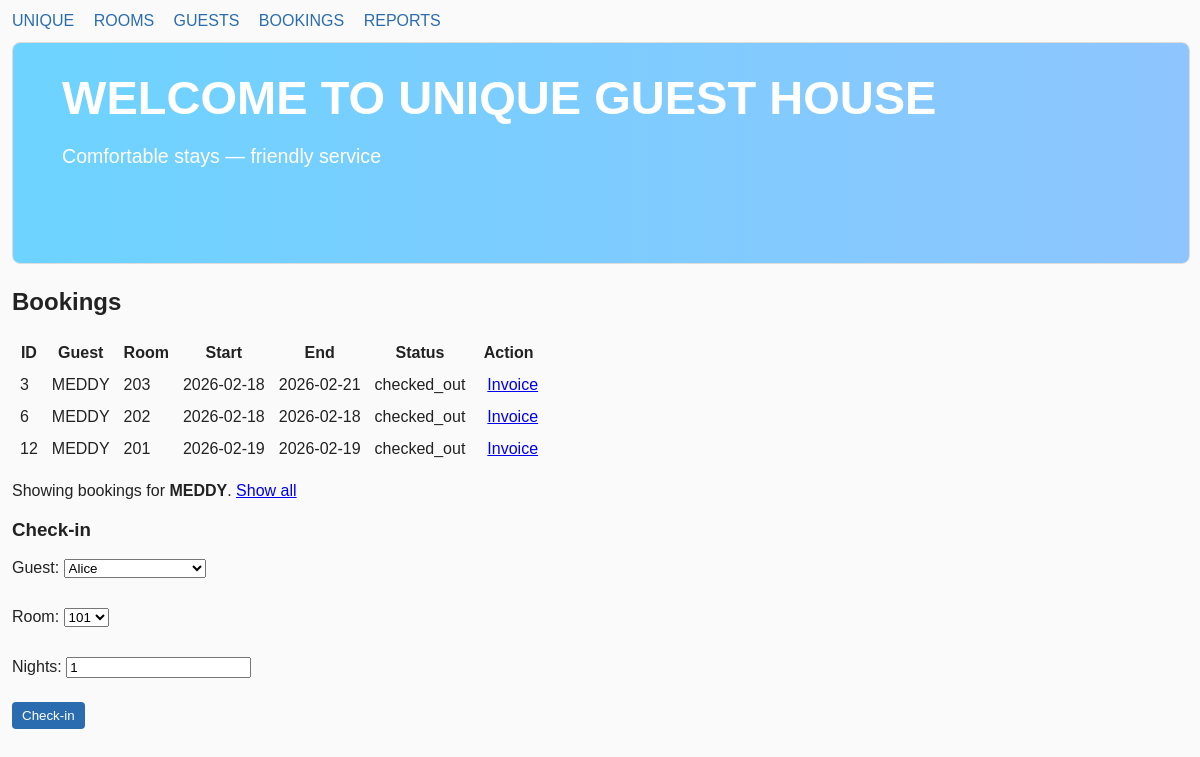
The app's page /bookings?guest_id=4 with its own data.
### tables this page shows
CREATE TABLE bookings (
        id INTEGER PRIMARY KEY,
        guest_id INTEGER,
        room_id INTEGER,
        start_date TEXT,
        end_date TEXT,
        status TEXT,
        FOREIGN KEY(guest_id) REFERENCES guests(id),
        FOREIGN KEY(room_id) REFERENCES rooms(id)
    );

CREATE TABLE "guests" (id INTEGER PRIMARY KEY, name TEXT, phone TEXT, nin_number TEXT);

CREATE TABLE rooms (
        id INTEGER PRIMARY KEY,
        number TEXT UNIQUE,
        type TEXT,
        price REAL,
        available INTEGER DEFAULT 1
    );

### web_app.py (the view, shortened to what this page needs)
@app.route('/bookings', methods=['GET', 'POST'])
def bookings():
    conn = get_conn()
    cur = conn.cursor()
    guest_id = request.args.get('guest_id')
    guest_name = None
    if guest_id:
        try:
            gid = int(guest_id)
            cur.execute("SELECT name FROM guests WHERE id=?", (gid,))
            row = cur.fetchone()
            guest_name = row[0] if row else None
            cur.execute("SELECT b.id, g.name, r.number, b.start_date, b.end_date, b.status FROM bookings b JOIN guests g ON b.guest_id=g.id JOIN rooms r ON b.room_id=r.id WHERE b.guest_id=? ORDER BY b.id", (gid,))
        except Exception:
            cur.execute("SELECT b.id, g.name, r.number, b.start_date, b.end_date, b.status FROM bookings b JOIN guests g ON b.guest_id=g.id JOIN rooms r ON b.room_id=r.id ORDER BY b.id")
    else:
        cur.execute("SELECT b.id, g.name, r.number, b.start_date, b.end_date, b.status FROM bookings b JOIN guests g ON b.guest_id=g.id JOIN rooms r ON b.room_id=r.id ORDER BY b.id")
    bookings = cur.fetchall()
    cur.execute('SELECT id, name FROM guests ORDER BY id')
    guests = cur.fetchall()
    cur.execute('SELECT id, number FROM rooms WHERE available=1 ORDER BY number')
    rooms = cur.fetchall()
    conn.close()
    return render_template('bookings.html', bookings=bookings, guests=guests, rooms=rooms, guest_filter=guest_id, guest_name=guest_name)

### web_app.py (called while the page is built)
def get_conn():
    return sqlite3.connect(DB_PATH)

### templates/bookings.html (shortened to what this page needs)
{% extends 'base.html' %}
{% block content %}
  <h2>Bookings</h2>
  <table border="0" cellpadding="6">
    <tr><th>ID</th><th>Guest</th><th>Room</th><th>Start</th><th>End</th><th>Status</th><th>Action</th></tr>
    {% for b in bookings %}
      <tr>
        <td>{{b[0]}}</td>
        <td>{{b[1]}}</td>
        <td>{{b[2]}}</td>
        <td>{{b[3]}}</td>
        <td>{{b[4]}}</td>
        <td>{{b[5]}}</td>
        <td>
          <a href="{{ url_for('invoice', booking_id=b[0]) }}" style="margin-left:8px">Invoice</a>
        </td>
      </tr>
    {% endfor %}
  </table>
  {% if guest_filter %}
    <p>Showing bookings for <strong>{{ guest_name or guest_filter }}</strong>. <a href="{{ url_for('bookings') }}">Show all</a></p>
  {% endif %}
  <h3>Check-in</h3>
  <form method="post">
    <label>Guest: <select name="guest_id" required>
      {% for g in guests %}
        <option value="{{g[0]}}">{{g[1]}}</option>
      {% endfor %}
    </select></label><br>
    <label>Room: <select name="room_id" required>
      {% for r in rooms %}
        <option value="{{r[0]}}">{{r[1]}}</option>
      {% endfor %}
    </select></label><br>
    <label>Nights: <input name="nights" type="number" value="1" min="1" required></label><br>
    <button type="submit">Check-in</button>
  </form>
{% endblock %}

### static/css/styles.css (style rules this page uses)
body { font-family:Arial,Helvetica,sans-serif;margin:12px;background:#fafafa;color:#222 }
form label { display:block;margin:6px 0 }
button { background:#2b6cb0;color:white;border:none;padding:6px 10px;border-radius:4px }

### records on screen
bookings: id "3", name "MEDDY", number "203", start_date "2026-02-18", end_date "2026-02-21", status "checked_out"
bookings: id "6", name "MEDDY", number "202", start_date "2026-02-18", end_date "2026-02-18", status "checked_out"
bookings: id "12", name "MEDDY", number "201", start_date "2026-02-19", end_date "2026-02-19", status "checked_out"
guests: name "MEDDY"

### other values on screen
form field guest_id "Alice"
form field room_id "101"
